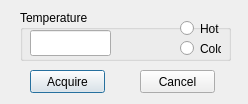
<?xml version="1.0" encoding="UTF-8"?>
<ui version="4.0">
 <class>BBDialog</class>
 <widget class="QDialog" name="BBDialog">
  <property name="geometry">
   <rect>
    <x>0</x>
    <y>0</y>
    <width>248</width>
    <height>104</height>
   </rect>
  </property>
  <property name="windowTitle">
   <string>BB Acquire</string>
  </property>
  <widget class="QPushButton" name="bbacqAcqButton">
   <property name="geometry">
    <rect>
     <x>30</x>
     <y>70</y>
     <width>75</width>
     <height>23</height>
    </rect>
   </property>
   <property name="text">
    <string>Acquire</string>
   </property>
  </widget>
  <widget class="QPushButton" name="bbacqCancelButton">
   <property name="geometry">
    <rect>
     <x>140</x>
     <y>70</y>
     <width>75</width>
     <height>23</height>
    </rect>
   </property>
   <property name="text">
    <string>Cancel</string>
   </property>
  </widget>
  <widget class="QGroupBox" name="groupBox">
   <property name="geometry">
    <rect>
     <x>20</x>
     <y>10</y>
     <width>211</width>
     <height>51</height>
    </rect>
   </property>
   <property name="title">
    <string>Temperature</string>
   </property>
   <widget class="QRadioButton" name="hotRB">
    <property name="geometry">
     <rect>
      <x>160</x>
      <y>10</y>
      <width>51</width>
      <height>17</height>
     </rect>
    </property>
    <property name="text">
     <string>Hot</string>
    </property>
   </widget>
   <widget class="QRadioButton" name="coldRB">
    <property name="geometry">
     <rect>
      <x>160</x>
      <y>30</y>
      <width>41</width>
      <height>17</height>
     </rect>
    </property>
    <property name="text">
     <string>Cold</string>
    </property>
   </widget>
   <widget class="QLineEdit" name="tempLE">
    <property name="geometry">
     <rect>
      <x>10</x>
      <y>20</y>
      <width>81</width>
      <height>26</height>
     </rect>
    </property>
   </widget>
  </widget>
 </widget>
 <resources/>
 <connections/>
</ui>
